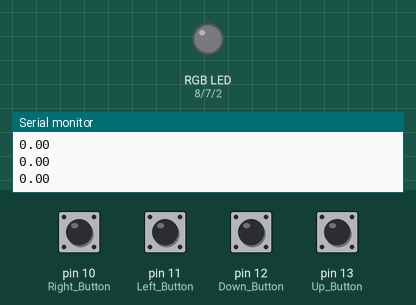
This sketch was run on a simulated Arduino Leonardo, built with avr-gcc and run on an emulated ATmega32U4. Shown: an RGB LED mixed from three pins (HIGH = lit), the last lines printed to the serial monitor. The test bench sets the inputs (shaded band); at power-on: pin 10 (Right_Button), pin 11 (Left_Button), pin 12 (Down_Button), pin 13 (Up_Button) LOW. USB keyboard and mouse output is not drawn.

Above: at 1.2 s.
1.3 s: pin 12 (Down_Button) pulled HIGH for 0.15 s
At 1.42 s:
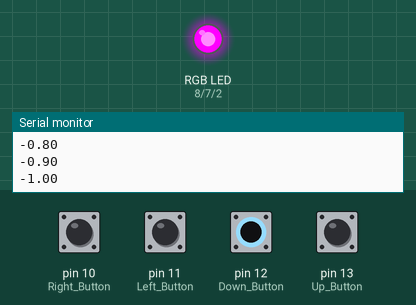
2.9 s: pin 13 (Up_Button) pulled HIGH for 1 s
At 3.3 s:
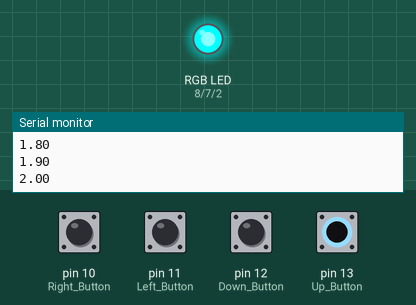
5.4 s: pin 10 (Right_Button) pulled HIGH for 1 s
At 5.55 s:
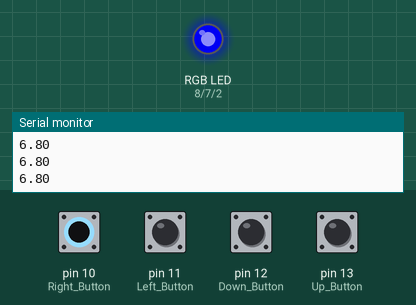
8.4 s: pin 12 (Down_Button) pulled HIGH for 1 s
At 10.6 s:
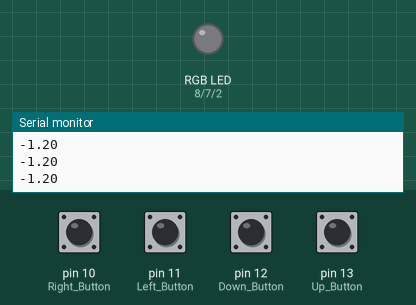
10.9 s: pin 11 (Left_Button) pulled HIGH for 1 s
13.9 s: pin 12 (Down_Button) pulsed HIGH 2 times (0.12 s each, 0.3 s apart)
Timing chart, 0 to 16.9 s (numbered marks = the images above; inputs shaded):
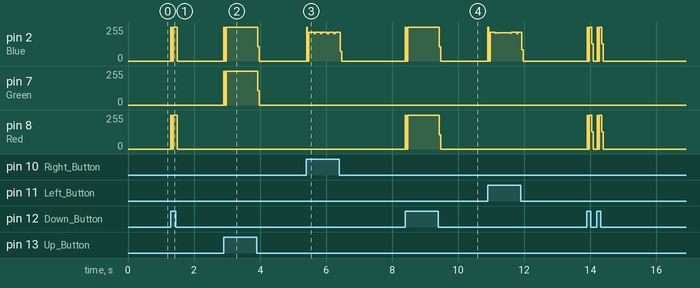

Measured:
- after the input at 1.3 s, pin 2 (Blue), pin 8 (Red): 0/255 → 255/255 at once, → 0/255 0.19 s later
- after the input at 2.9 s, pin 2 (Blue), pin 7 (Green): 0/255 → 255/255 at once, → 0/255 1.0 s later
- after the input at 8.4 s, pin 2 (Blue), pin 8 (Red): 0/255 → 255/255 at once, → 0/255 1.0 s later

The sketch:

finalcode.ino
```cpp
#include "Keyboard.h"
//setting pins for buttons
const int Up_Button = 13;
const int Down_Button = 12;
const int Left_Button = 11;
const int Right_Button = 10;

//setting pins for lights
const int Red = 8;
const int Green = 7;
const int Blue = 2;

//setting costants in calculation
const double change = 0.1;
const int port = 9600;
const int deltaTime = 10;//in mils


//settting press detectors
int isPressedUp = 0;
int isPressedDown = 0;
int isPressedLeft = 0;
int isPressedRight = 0;


//setting v and a
double velocity = 0;
int acel = 1;


void setup(){

    Serial.begin(port);

    //setting up the input for the buttons of arrow keys

    pinMode(Up_Button, INPUT);
  //digitalWrite(Up_Button, LOW);
    pinMode(Down_Button, INPUT);
  //digitalWrite(Down_Button, LOW);
    pinMode(Left_Button, INPUT);
  //digitalWrite(Left_Button, LOW);
    pinMode(Right_Button, INPUT);
  //digitalWrite(Right_Button, LOW);

    //setting up the input for different lights
    pinMode(Green,OUTPUT);
    pinMode(Red,OUTPUT);
    pinMode(Blue,OUTPUT);

    Keyboard.begin();


}

void loop(){

     delay(deltaTime);
     digitalWrite(Green, LOW);
     digitalWrite(Red, LOW);
     digitalWrite(Blue, LOW);

     //press up botton
     isPressedUp = digitalRead(Up_Button);
     if(isPressedUp==HIGH){
       digitalWrite(Green, HIGH);
       digitalWrite(Blue, HIGH);
       Keyboard.write('w');
       velocity += change;
     }

     //press down botton
     isPressedDown = digitalRead(Down_Button);
     if(isPressedDown==HIGH){
       digitalWrite(Blue, HIGH);
       digitalWrite(Red, HIGH);
       Keyboard.write('s');
       velocity -= change;
     }

    //press left botton
    isPressedLeft = digitalRead(Left_Button);
    if(isPressedLeft==HIGH){
       Keyboard.write('a');
       digitalWrite(Blue, HIGH);
     }

     //press right botton
     isPressedRight = digitalRead(Right_Button);
     if(isPressedRight==HIGH){
       Keyboard.write('d');
       digitalWrite(Blue, HIGH);
     }

  Serial.println(velocity);

}
```
